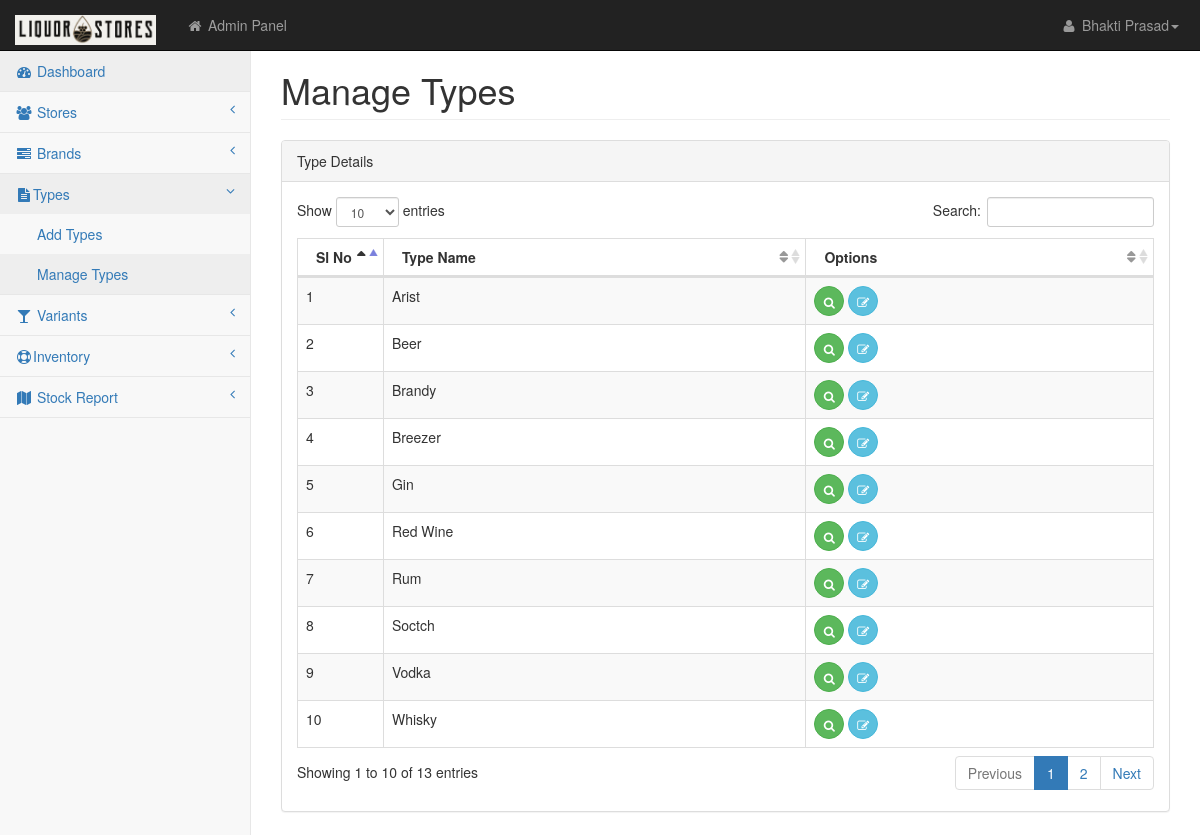
The page /manage_types.php on the database its author committed.
### tables this page shows
CREATE TABLE `variants_type` (
  `id` int(11) NOT NULL AUTO_INCREMENT,
  `name` varchar(255) DEFAULT NULL,
  PRIMARY KEY (`id`),
  UNIQUE KEY `UNIQUE` (`name`)
);

### manage_types.php (the view, shortened to what this page needs)
<?php
include("top.php");
		$sqlSelectclient="SELECT * FROM variants_type order by name ASC";
		$selectclient=mysqli_query($con,$sqlSelectclient);
?>
    </head>
    <body>
        <div id="wrapper">
            <?php include("nav.php"); ?>
            <div id="page-wrapper">
                <div class="row">
                    <div class="col-lg-12">
                        <h1 class="page-header">Manage Types</h1>
                    </div>
                </div>
                <div class="row">
                    <div class="col-lg-12">
                        <div class="panel panel-default">
                            <div class="panel-heading">
                                Type Details
                            </div>
                            <div class="panel-body">
                                <div class="dataTable_wrapper">
                                    <table class="table table-striped table-bordered table-hover" id="dataTables-example">
                                        <thead>
                                            <tr>
                                             <th width="10%">Sl No</th>
                                                <th>Type Name</th>
                                                <th>Options</th>
                                            </tr>
                                        </thead>
                                        <tbody>
                                        <?php
	   $i=1;
	  while($resultclient=mysqli_fetch_object($selectclient))
        	  {
				 if($i % 2 != "0")
  				 {
     			 $class = 'odd';
   					}
  				 else
   				{
      			$class = 'even';
   				}
				  ?>
                                            <tr class="<?php echo $class; ?>" id="<? echo stripslashes($resultclient->id); ?>">
                                                <td><? echo $i; ?></td>
                                                <td><? echo stripslashes($resultclient->name); ?></td>
                                                <td class="center">
												<a class="btn btn-success btn-circle" href="add_types.php?action=view&id=<? echo stripslashes($resultclient->id); ?>"><i class="fa fa-search"></i></a>
												<a class="btn btn-info btn-circle" href="add_types.php?action=edit&id=<? echo stripslashes($resultclient->id); ?>"><i class="fa fa-edit"></i></a>
												<?php if($UTYPE=='A') {?>
 										<a href="javascript:void();" class="btn btn-danger btn-circle delwarrant"><i class="fa fa-times"></i></a>
												<?php }?>												</td>
                                            </tr>
                                              <? $i++; } ?>
                                        </tbody>
                                    </table>
                              </div>
                          </div>
                        </div>
                    </div>
                </div>
            </div>
        </div>
    </body>
</html>

### css/startmin.css (style rules this page uses)
body { background-color: #f8f8f8; }
#wrapper { width: 100%; }
#page-wrapper { padding: 30px 15px 0 15px; min-height: 568px; background-color: #fff; }
@media (min-width:768px) { #page-wrapper { position: inherit; margin-left: 250px; padding: 30px 30px 0 30px; border-left: 1px solid #e7e7e7; } }
table.dataTable thead .sorting, table.dataTable thead .sorting_asc, table.dataTable thead .sorting_desc, table.dataTable thead .sorting_asc_disabled, table.dataTable thead .sorting_desc_disabled { background: 0 0; }
table.dataTable thead .sorting_asc:after { content: "\f0de"; float: right; font-family: fontawesome; }
table.dataTable thead .sorting:after { content: "\f0dc"; float: right; font-family: fontawesome; color: rgba(50,50,50,.5); }
.btn-circle { width: 30px; height: 30px; padding: 6px 0; border-radius: 15px; text-align: center; font-size: 12px; line-height: 1.428571429; }

### rows shown on the page
variants_type: name "Arist"
variants_type: name "Beer"
variants_type: name "Brandy"
variants_type: name "Breezer"
variants_type: name "Gin"
variants_type: name "Red Wine"
variants_type: name "Rum"
variants_type: name "Soctch"
variants_type: name "Vodka"
variants_type: name "Whisky"

### other values the page prints
GetName('users','name','id','1') "Bhakti Prasad"
